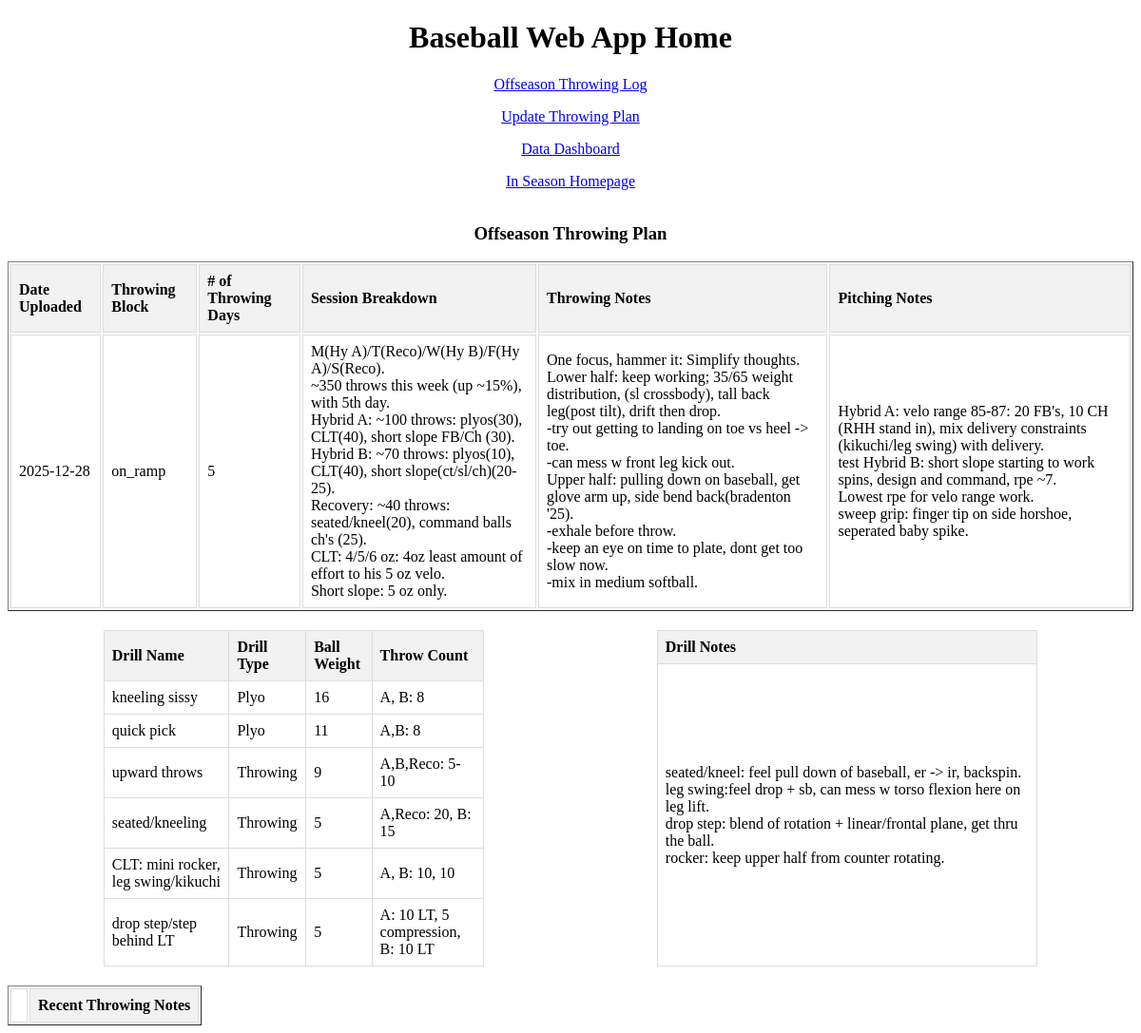
Before: / with the older database file.
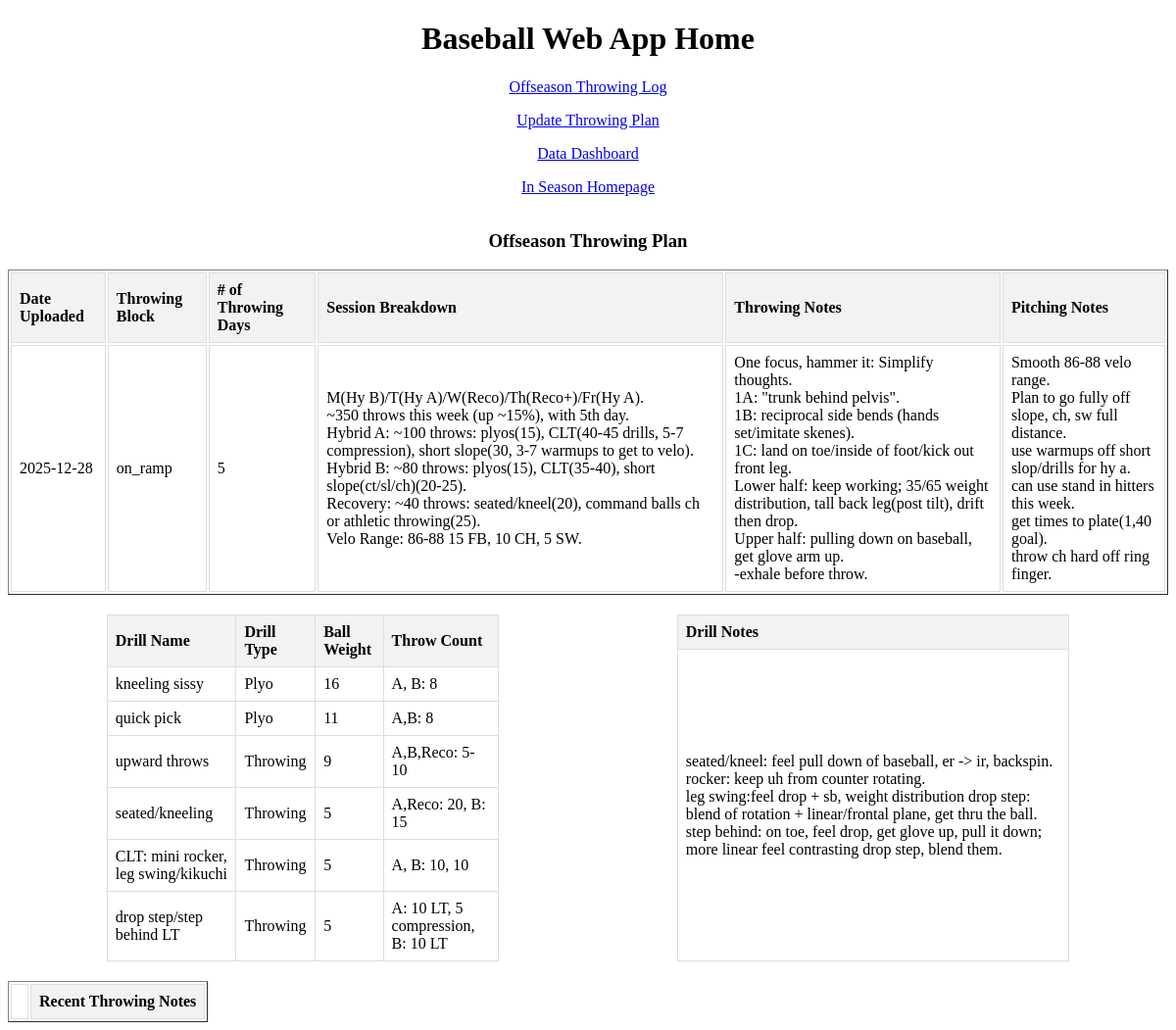
After: the same page with the newer database file.
### tables this page shows
CREATE TABLE "throwing_plan" (
	"id"	INTEGER,
	"date"	DATE NOT NULL,
	"throwing_block"	TEXT NOT NULL,
	"num_throwing_days"	INTEGER NOT NULL CHECK("num_throwing_days" BETWEEN 1 AND 7),
	"throwing_sessions"	TEXT,
	"throwing_notes"	TEXT,
	"pitching_notes"	TEXT,
	"drill_notes"	TEXT,
	PRIMARY KEY("id" AUTOINCREMENT)
);

CREATE TABLE "throwing_plan_drills" (
	"id"	INTEGER,
	"sessionId"	INTEGER NOT NULL,
	"drill_name"	TEXT,
	"drill_type"	TEXT,
	"ball_weight"	TEXT,
	"throw_count"	TEXT CHECK(throw_count >= 0),
	PRIMARY KEY("id" AUTOINCREMENT),
	FOREIGN KEY("sessionId") REFERENCES "throwing_plan"("id") ON DELETE CASCADE
);

### app.py (the view)
@app.route("/", methods=["GET"])
def index():
    throwing_notes = get_throwing_notes()
    throwing_plan, drills = get_throwing_plan()
    plan_dates = get_throwing_plan_dates()
    notes_dates = get_throwing_notes_dates()
    for x in throwing_plan:
        tableID = x['id']
    return render_template('index.html', throwing_notes = throwing_notes, throwing_plan=throwing_plan, drills=drills, tableID = tableID, plan_dates = plan_dates, notes_dates = notes_dates)

### app.py (called while the page is built, shortened)
def get_db_connection():
    conn = sqlite3.connect('training_log.db')
    conn.row_factory = sqlite3.Row
    return conn

def get_throwing_notes():
    conn = get_db_connection()
    cursor = conn.cursor()
    cursor.execute('Select notes, date, id from throwing_sessions Where date >= datetime("now", "-8 days") ORDER BY  date DESC')
    notes = cursor.fetchall()
    conn.close()
    updated_notes = []
    return updated_notes

def get_throwing_plan_dates():
    conn = get_db_connection()
    cursor = conn.cursor()
    cursor.execute('Select date from throwing_plan order by Id desc')
    throwing_plan_dates = cursor.fetchall()
    conn.close()
    return throwing_plan_dates

def get_throwing_notes_dates():
    conn = get_db_connection()
    cursor = conn.cursor()
    cursor.execute('Select date from throwing_sessions order by Id desc')
    throwing_notes_dates = cursor.fetchall()
    conn.close()
    return throwing_notes_dates

### templates/index.html (shortened to what this page needs)
<!DOCTYPE html>
<html lang="">
  <head>
  </head>
  <body>
    <header><h1>Baseball Web App Home</h1></header>
    <main>
     <p><a href="{{ url_for('offszn_throwing_form') }}">Offseason Throwing Log</a></p>
     <p><a href = "{{ url_for('throwing_plan') }}">Update Throwing Plan </a></p>
     <p><a href="{{ url_for('dashboard') }}">Data Dashboard</a></p>
     <p><a href = "{{ url_for('inszn_home') }}">In Season Homepage</a></p>
     <table border="1">
     			<caption><h3>Offseason Throwing Plan</h3></caption>
            <thead>
                <tr>
                    <th>Date Uploaded</th>
						  <th>Throwing Block</th>
						  <th># of Throwing Days</th>
						  <th>Session Breakdown</th>
						  <th>Throwing Notes</th>
						  <th>Pitching Notes</th>
                </tr>
            </thead>
            <tbody>
                {% for data in throwing_plan %}
                <tr>
                	  <td>{{ data["date"] }}</td>
                    <td>{{ data["throwing_block"] }}</td>
                    <td>{{ data["num_throwing_days"] }}</td>
                    <td>{{ data["sessions_html"]  | safe }}</td>
                    <td>{{ data["th_notes_html"]  | safe }}</td>
                    <td>{{ data["p_notes_html"]  | safe }}</td>
                </tr>
                {% endfor %}
            </tbody>
        </table>
      <div class = "table-container">
      <table class = "table" border="1">
            <thead>
                <tr>
                    <th>Drill Name</th>
                    <th>Drill Type</th>
						  <th>Ball Weight</th>
						  <th>Throw Count</th>
                </tr>
            </thead>
            <tbody>
                {% for data in drills %}
                <tr>
                	  <td>{{ data[2] }}</td>
                    <td>{{ data[3] }}</td>
                    <td>{{ data[4] }}</td>
                    <td>{{ data[5] }}</td>
                </tr>
                {% endfor %}
            </tbody>
        </table>
        <table class="table">
        <thead><tr><th>Drill Notes</th></tr></thead>
        <tbody><tr>
        	{% for data in throwing_plan %}
					 	<td>{{ data["d_notes_html"]  | safe }}</td>
					 {% endfor %}
        </tr></tbody>
         </table>
         </div>
		<table border="1">
            <thead>
                <tr>
                <td></td>
                    <th>Recent Throwing Notes</th>
                </tr>
            </thead>
        </table>
    </main>
  </body>
</html>

### templates/index.html (style rules this page uses)
.table-container { display: flex; justify-content: space-around; margin: 20px; gap: 20px; }
.table { border-collapse: collapse; width: 35%; }
th, td { border: 1px solid #ddd; padding: 8px; text-align: left; }
th { background-color: #f2f2f2; }
header { text-align: center; }
p { text-align: center; }

Changed rows visible on the page:
changed throwing_plan "on_ramp": sessions_html "M(Hy A)/T(Reco)/W(Hy B)/F(Hy A)/S(Reco). ~350 throws this week (up ~15%), with 5th day. Hybrid A: ~100 throws: plyos(30), CLT(40), short slope FB/Ch (30). Hybrid B: ~70 throws: plyos(10), CLT(40), short slope(ct/sl/ch)(20-25). Recovery: ~40 throws: seated/kneel(20), command balls ch's (25). CLT: 4/5/6 oz: 4oz least amount of effort to his 5 oz velo. Short slope: 5 oz only." → "M(Hy B)/T(Hy A)/W(Reco)/Th(Reco+)/Fr(Hy A). ~350 throws this week (up ~15%), with 5th day. Hybrid A: ~100 throws: plyos(15), CLT(40-45 drills, 5-7 compression), short slope(30, 3-7 warmups to get to velo). Hybrid B: ~80 throws: plyos(15), CLT(35-40), short slope(ct/sl/ch)(20-25). Recovery: ~40 throws: seated/kneel(20), command balls ch or athletic throwing(25). Velo Range: 86-88 15 FB, 10 CH, 5 SW."; th_notes_html "…hammer it: Simplify thoughts. Lower half: keep working; 35/65 weight distribution, (sl crossbody), tall back leg(post tilt), drift then drop. -try out getting to landing on toe vs heel -> toe. -can mess w front leg kick out. Upper half: pulling down on baseball, get glove arm up, side bend back(bradenton '25). -exhale before throw. -keep an eye on time to plate, dont get too slow now. -mix in medium softball." → "…hammer it: Simplify thoughts. 1A: \"trunk behind pelvis\". 1B: reciprocal side bends (hands set/imitate skenes). 1C: land on toe/inside of foot/kick out front leg. Lower half: keep working; 35/65 weight distribution, tall back leg(post tilt), drift then drop. Upper half: pulling down on baseball, get glove arm up. -exhale before throw."; p_notes_html "Hybrid A: velo range 85-87: 20 FB's, 10 CH (RHH stand in), mix delivery constraints (kikuchi/leg swing) with delivery. test Hybrid B: short slope starting to work spins, design and command, rpe ~7. Lowest rpe for velo range work. sweep grip: finger tip on side horshoe, seperated baby spike." → "Smooth 86-88 velo range. Plan to go fully off slope, ch, sw full distance. use warmups off short slop/drills for hy a. can use stand in hitters this week. get times to plate(1,40 goal). throw ch hard off ring finger."; d_notes_html "…er -> ir, backspin. leg swing:feel drop + sb, can mess w torso flexion here on leg lift. drop step: blend of rotation + linear/frontal plane, get thru the ball. rocker: keep upper half from counter rotating." → "…er -> ir, backspin. rocker: keep uh from counter rotating. leg swing:feel drop + sb, weight distribution drop step: blend of rotation + linear/frontal plane, get thru the ball. step behind: on toe, feel drop, get glove up, pull it down; more linear feel contrasting drop step, blend them."
